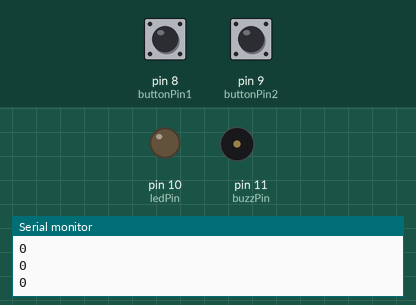
This sketch was run on a simulated Arduino Uno, built with avr-gcc and run on an emulated ATmega328P. On the bench: output pins drawn as LEDs (lit = HIGH), buzzer (waves = sounding, pin HIGH), the last lines printed to the serial monitor. The test bench sets the inputs (shaded band); at power-on: pin 8 (buttonPin1) LOW, pin 9 (buttonPin2) LOW.

Above: at 1.2 s.
1.3 s: pin 8 (buttonPin1) pulled HIGH for 1 s
At 1.57 s:
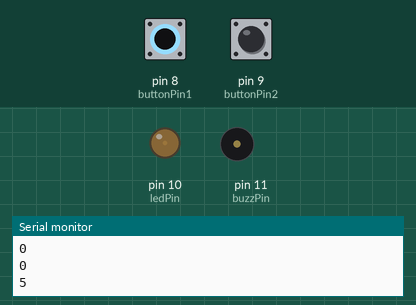
4.3 s: pin 9 (buttonPin2) pulled HIGH for 3.2 s
At 5.48 s:
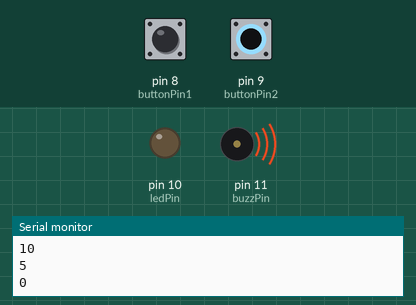
9.0 s: pin 8 (buttonPin1) pulled HIGH for 3.2 s
At 12.9 s:
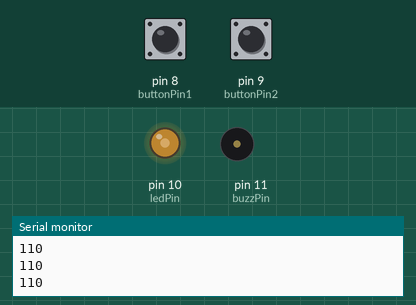
13.7 s: pin 8 (buttonPin1) pulled HIGH for 1 s
At 14.03 s:
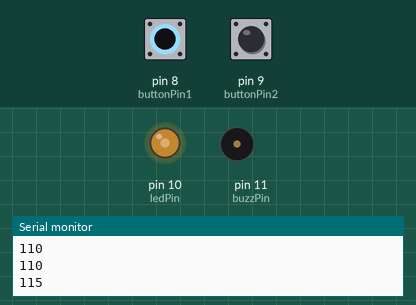
16.7 s: pin 8 (buttonPin1) pulled HIGH for 3.2 s
At 20.9 s:
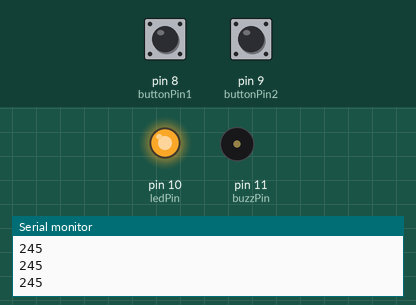
21.4 s: pin 8 (buttonPin1) pulled HIGH for 1 s
At 21.84 s:
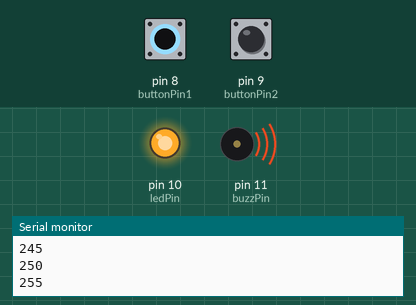
Timing chart, 0 to 24.4 s (numbered marks = the images above; inputs shaded):
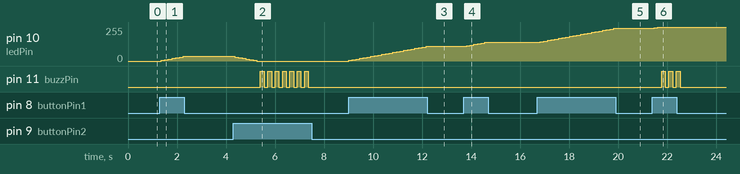

Measured:
- after the input at 1.3 s, pin 10 (ledPin): moves from 0/255 to 35/255 over 0.90 s, starting after 0.05 s
- after the input at 4.3 s, pin 10 (ledPin): moves from 35/255 to 0/255 over 0.90 s, starting after 0.05 s; pin 11 (buzzPin): alternates HIGH for 0.15 s and LOW for 0.15 s, 14 changes in all, then stays LOW, starting after 1.1 s
- after the input at 9.0 s, pin 10 (ledPin): moves from 0/255 to 110/255 over 3.2 s, starting at once
- after the input at 13.7 s, pin 10 (ledPin): moves from 110/255 to 140/255 over 0.75 s, starting after 0.11 s
- after the input at 16.7 s, pin 10 (ledPin): moves from 140/255 to 245/255 over 3.0 s, starting after 0.12 s
- after the input at 21.4 s, pin 10 (ledPin): 245/255 → 250/255 after 0.07 s, → 255/255 0.15 s later; pin 11 (buzzPin): alternates HIGH for 0.15 s and LOW for 0.15 s, 6 changes in all, then stays LOW, starting after 0.37 s

The sketch:

ButtonWithDimmableLED.ino
```cpp
int buttonPin1 = 8;
int buttonPin2 = 9;
int ledPin = 10;
int buzzPin = 11;
int waitTime = 150;
int buttonState1;
int buttonState2;
int buttonCount;

void setup() {
  // put your setup code here, to run once:
  pinMode(buttonPin1, INPUT);
  pinMode(buttonPin2, INPUT);
  pinMode(ledPin, OUTPUT);
  pinMode(buzzPin, OUTPUT);
  Serial.begin(9600);
}

void loop() {
  // put your main code here, to run repeatedly:
  buttonState1 = digitalRead(buttonPin1);
  buttonState2 = digitalRead(buttonPin2);
  if(buttonState1 == 1){
      buttonCount = buttonCount + 5;
    }
  if(buttonState2 == 1){
      buttonCount = buttonCount - 5;
    }
  if(buttonCount > 255){
    buttonCount = 255;
    digitalWrite(buzzPin,HIGH);
    delay(waitTime);
    digitalWrite(buzzPin,LOW);
    }
  if(buttonCount < 0){
    buttonCount = 0;
    digitalWrite(buzzPin,HIGH);
    delay(waitTime);
    digitalWrite(buzzPin,LOW);
    }

  analogWrite(ledPin,buttonCount);
  delay(waitTime);
  Serial.println(buttonCount);
}
```
